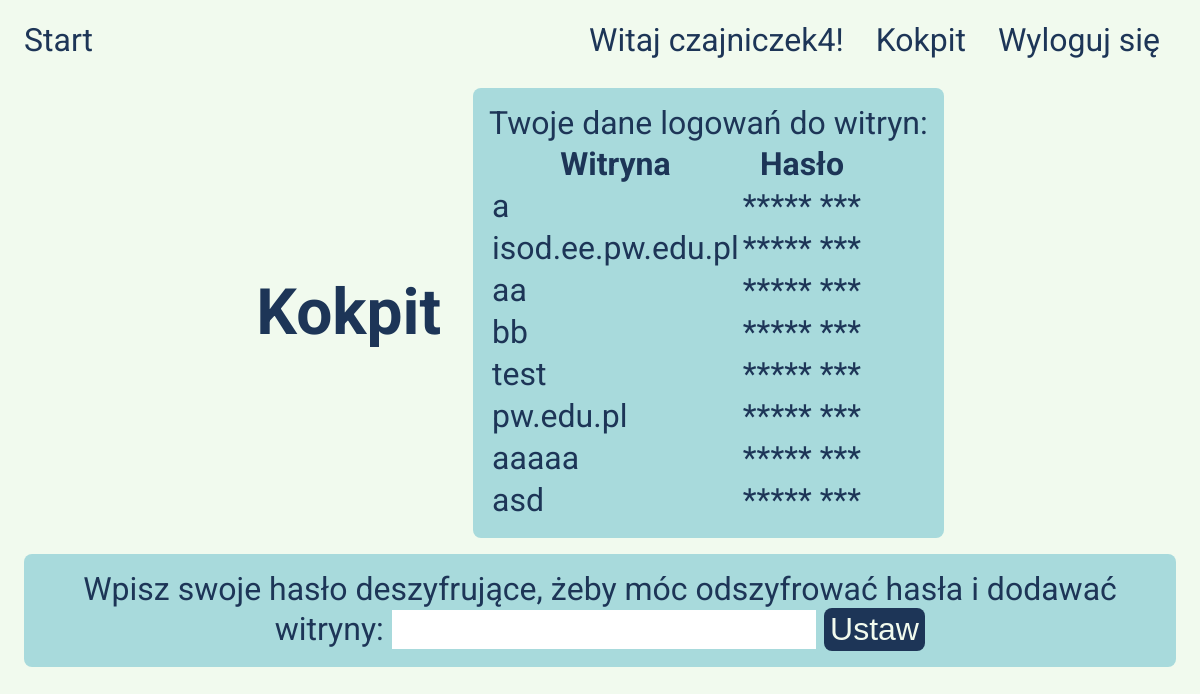
Screenshot of /dashboard (signed in) with the database file from the repository.
### tables this page shows
CREATE TABLE sites (
    id INTEGER PRIMARY KEY AUTOINCREMENT,
    user TEXT NOT NULL,
    site TEXT NOT NULL,
    password TEXT NOT NULL,
    FOREIGN KEY(user) REFERENCES users(login)
);

### app.py (the view)
@app.route('/dashboard', methods=['GET'])
def dashboard():
    if session.get('user') is None:
        flash('Zaloguj się, aby mieć dostęp do tej strony.', 'error')
        return redirect(url_for('welcome'))
    g.db = sqlite3.connect('database.db')
    cur = g.db.execute('SELECT * FROM sites WHERE user = ?', [session['user']])
    sites = cur.fetchone()
    if sites is not None:
        cur = g.db.execute('SELECT * FROM sites WHERE user = ?', [session['user']])
        sites = [dict(id=row[0], site=row[2], password='***** ***') for row in cur.fetchall()]
    else:
        sites = []
    return render_template('dashboard.html', sites=sites)

### app.py (called while the page is built)
@app.teardown_appcontext
def close_connection(exception):
    db = getattr(g, '_database', None)
    if db is not None:
        db.close()

### templates/dashboard.html (shortened to what this page needs)
{% extends "base.html" %}
{% block head_stuff %}
    <link rel="stylesheet" href="{{ url_for('static', filename='css/dashboard.css') }}">
{% endblock %}
{% block content %}
    <div class="dashboard-upper">
        <div>
            <h1>Kokpit</h1>
        </div>
        <div class="passwords">
            {% if sites != [] %}
                Twoje dane logowań do witryn:
            <table>
                <tr>
                    <th>Witryna</th>
                    <th>Hasło</th>
                </tr>
                {% for site in sites %}
                    <tr>
                        <td>{{ site.site }}</td>
                        <td id="passphrase-{{ site.id }}">{{ site.password }}</td>
                        <td>
                        </td>
                    </tr>
                {% endfor %}
            </table>
                {% else %}
                Nie zapisałeś jeszcze żadnej witryny
            {% endif %}
        </div>
    </div>
    <div class="dashboard-lower">
    {% if session['masterPassword'] %}
        Dodaj kolejną witrynę:
<form method="post" action={{ url_for('dashboard_site') }}>
        <label for="site">Witryna</label>
        <input type="text" id="site" name="site">
        <label for="password">Hasło</label>
        <input type="password" name="password" id="password">
        <input type="submit" value="+" class="submit-website">
    </form>
        <div>Silne hasło powinno zawierać małe i duże litery, cyfry oraz znaki specjalne.</div>
            <div>Siła hasła (w skali od 1 do 4):
            <span id="strength">Zacznij wpisywać hasło aby zobaczyć ocenę</span></div>
        <div class="mt">Twoje hasło odszyfrowujące jest ustawione.</div>
        <form action="{{ url_for('dashboard_master_password_flush') }}" method="post">
            <input type="submit" value="Wyczyść hasło odszyfrowujące" class="submit-website">
        </form>
    {% else %}
        <form action="{{ url_for('dashboard_master_password_set') }}" method="post">
            <label for="masterPassword">Wpisz swoje hasło deszyfrujące, żeby móc odszyfrować hasła i dodawać witryny:</label>
            <input type="password" id="masterPassword" name="masterPassword">
            <input type="submit" class="submit-website" value="Ustaw">
        </form>
    {% endif %}
    </div>
{% endblock %}

### templates/base.html (shortened to what this page needs)
<!doctype html>
<html lang="pl">
<head>
    <link rel="stylesheet" href="{{ url_for('static', filename='css/base.css') }}">
    {% block head_stuff %}{% endblock %}
</head>
<nav>
    <a href="{{ url_for('welcome') }}" class="primary-btn mr-auto">Start</a>
    {% if session['user'] %}
        <a class="primary-btn">Witaj {{ session['user'] }}!</a>
        <a href="{{ url_for('dashboard') }}" class="primary-btn">Kokpit</a>
        <a href="{{ url_for('logout') }}" class="primary-btn">Wyloguj się</a>
    {% else %}
        <a href="{{ url_for('login') }}" class="primary-btn">Zaloguj się</a>
        <a href="{{ url_for('register') }}" class="secondary-btn">Zarejestruj się</a>
    {% endif %}
</nav>
<body>
{% block content %}{% endblock %}
</body>
</html>

### static/css/base.css (style rules this page uses)
html { font-family: 'Roboto', sans-serif; background-color: #F1FAEE; }
body { color: #1D3557; font-size: 2rem; }
nav { padding: 0.5rem; display: flex; flex-direction: row; }
nav a { font-size: 2rem; padding: 0.3rem 0.5rem; text-decoration: none; }
.primary-btn { color: #1D3557; margin-right: 1rem; }
.mr-auto { margin-right: auto; }

### static/css/dashboard.css (style rules this page uses)
.dashboard-upper { display: flex; flex-direction: row; justify-content: center; align-items: center; }
.dashboard-lower { background-color: #A8DADC; border-radius: 0.5rem; padding: 1rem; margin: 0 1rem; text-align: center; }
h1 { margin: 1rem; }
input { border: none; font-size: 2rem; }
.passwords { padding: 1rem; margin: 1rem; background-color: #A8DADC; border-radius: 0.5rem; }
.submit-website { background-color: #1D3557; color: #F1FAEE; padding: 0.2rem 0.4rem; border-radius: 0.5rem; }

### rows the page displays
sites: site "isod.ee.pw.edu.pl", password "***** ***"
sites: site "aa", password "***** ***"
sites: site "bb", password "***** ***"
sites: site "test", password "***** ***"
sites: site "pw.edu.pl", password "***** ***"
sites: site "aaaaa", password "***** ***"
sites: site "asd", password "***** ***"

### other values shown
{{ session['user'] }} "czajniczek4"
{{ site.site }} "a"
{{ site.password }} "***** ***"
